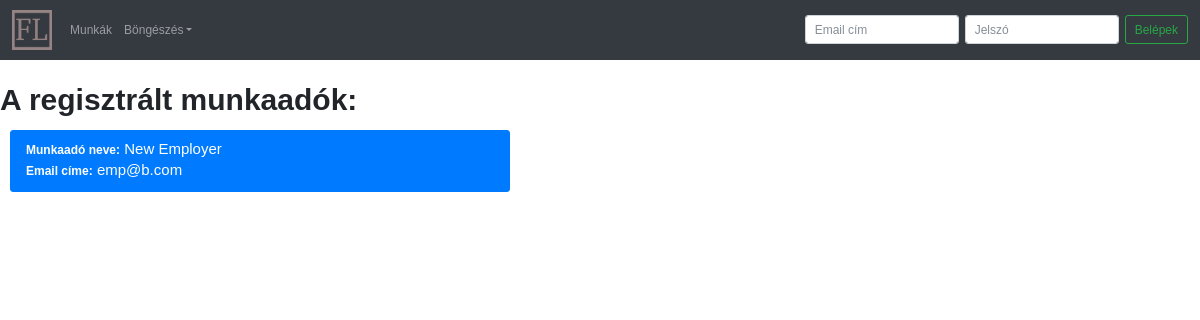
The page /employers on the database as committed earlier.
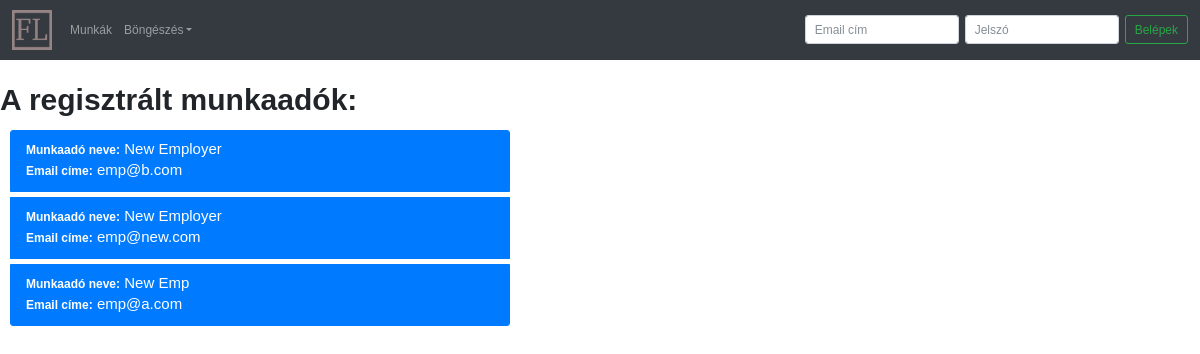
The same page on the database as committed later.
### Freelancers/models.py (models this page shows, shortened)
class Employer(models.Model):
    fullname = models.CharField(max_length=50)
    email = models.EmailField(max_length=50)
    password = models.CharField(max_length=50)

### Freelancers/views.py (the view)
# urls.py: path('employers', views.employer_list, name='employer_list'),
def employer_list(request):
    all_employers = Employer.objects.all()
    return render(request, 'Freelancers/employer_list.html', {'employer_list': all_employers})

### Freelancers/templates/Freelancers/employer_list.html
{% extends 'Freelancers/base.html' %}
{% block main_content %}
{% if employer_list %}
<div class="user-container">
    <h1>A regisztrált munkaadók:</h1>
    <div class="list-group">
        {% for emp in employer_list %}
          <a href="#" class="list-group-item list-group-item-action flex-column align-items-start active user-list-item">
            <div class="d-flex w-100 justify-content-between">
                <h5 class="mb-1"><strong>Munkaadó neve:</strong> {{emp.fullname}}</h5>
            </div>
            <div class="d-flex w-100 justify-content-between">
                <h5 class="mb-1"><strong>Email címe:</strong> {{emp.email}}</h5>
            </div>
          </a>
        {% endfor %}
    </div>
</div>
{% endif %}
{% endblock %}

### Freelancers/templates/Freelancers/base.html (shortened to what this page needs)
{% load staticfiles %}
<!DOCTYPE html>
<html lang="en">
    <head>
        <link rel="stylesheet" href="{% static 'Freelancers/bootstrap-4.0/css/bootstrap.css' %}">
        <link rel="stylesheet" href="{% static 'Freelancers/style.css' %}">
        <link rel="stylesheet" href="{% static 'Freelancers/projects.css' %}">
    </head>
    <body>
        {% include "Freelancers/header.html" %}
        {% block main_content %}
        {% endblock %}
    </body>
</html>

### Freelancers/templates/Freelancers/header.html (shortened to what this page needs)
{% load staticfiles %}
<nav class="navbar navbar-expand-md navbar-dark fixed-top bg-dark">
  <a class="navbar-brand" href="/">
    <img class="logo" src="{% static 'Freelancers/images/freelancer_logo.png' %}">
  </a>
  <div class="collapse navbar-collapse" id="navbarsExampleDefault">
    <ul class="navbar-nav mr-auto">
      <li class="nav-item">
        <a class="nav-link" href="{% url 'freelancers:projects' %}">Munkák</a>
      </li>
      <li class="nav-item dropdown">
        <a class="nav-link dropdown-toggle" href="#" id="dropdown01" data-toggle="dropdown" aria-haspopup="true" aria-expanded="false">Böngészés</a>
      </li>
    </ul>
        {% if not current_user %}
            <form class="form-inline my-2 my-lg-0" action="{% url 'freelancers:login' %}" method="post">
              <input class="form-control mr-sm-2" name="email" type="email" placeholder="Email cím">
              <input class="form-control mr-sm-2" name="password" type="password" placeholder="Jelszó">
              <button class="btn btn-outline-success my-2 my-sm-0" type="submit">Belépek</button>
            </form>
        {% endif %}
  </div>
</nav>

### Freelancers/static/Freelancers/style.css (style rules this page uses)
* { font-family: Helvetica; font-size: 12px; }
.logo { width: 40px; height: 40px; }
.user-container { margin-top: 100px; width: 500px; }
.user-list-item { margin-bottom: 5px; margin-left: 10px; }

### Freelancers/static/Freelancers/projects.css (style rules this page uses)
* { font-size: 12px; }
h1 { font-weight: bold; line-height: 0; margin-bottom: 30px; margin-top: 0px }

Rows that differ between the two databases and show on the page:
added Employer: fullname "New Employer", email "emp@new.com"
added Employer: fullname "New Emp", email "emp@a.com"
